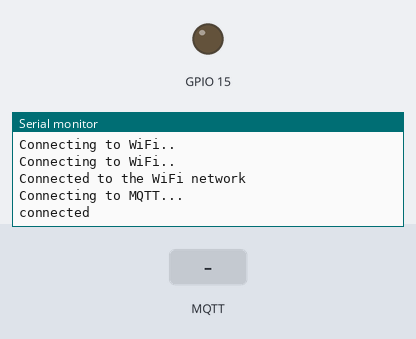
Simulated run of this sketch. Board: ESP8266 (NodeMCU). Shown: output pins drawn as LEDs (lit = HIGH), the last lines printed to the serial monitor. The test bench sets the inputs (shaded band). WiFi joins after 1.5 s; servers stay silent unless stated; no MQTT or app messages arrive unless stated.

Above: at 2.7 s.
2.8 s: MQTT message "N" arrives on the first subscribed topic
At 3.5 s:
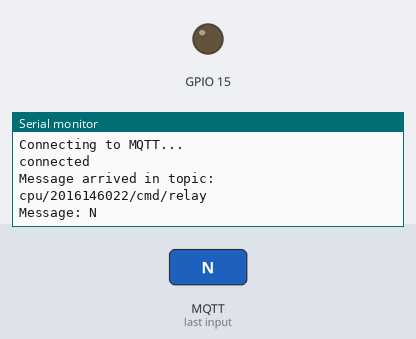
4.3 s: MQTT message "F" arrives on the first subscribed topic
At 5.5 s:
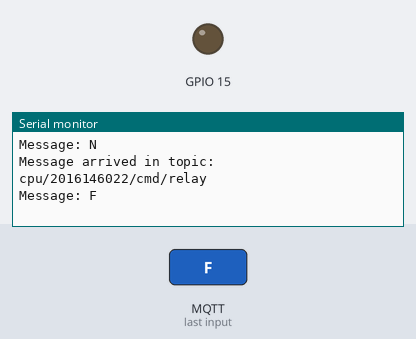
5.8 s: MQTT message "1" arrives on the first subscribed topic
At 6.9 s:
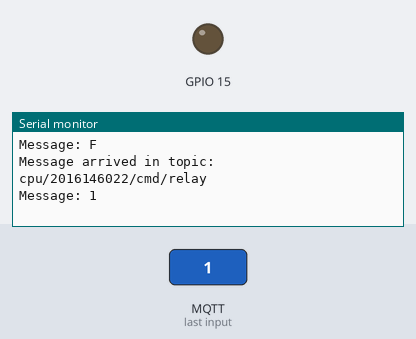

The sketch:

20201123_LAB3_BoardB.ino
```cpp
#include <ESP8266WiFi.h>
#include <PubSubClient.h>


const char* ssid = "chanan_park";
const char* password = "00000000";
const char* mqttServer = "54.87.52.22";
const int mqttPort = 1883;

int interval = 2500;
unsigned long lastPublished = -interval;

WiFiClient espClient;
PubSubClient client(espClient);

void setup() {
  // put your setup code here, to run once:
  Serial.begin(115200);
  WiFi.begin(ssid, password);
  while(WiFi.status() != WL_CONNECTED){
    delay(500);
    Serial.println("Connecting to WiFi..");
  }
  Serial.println("Connected to the WiFi network");
  client.setServer(mqttServer, mqttPort);
  client.setCallback(callback);

  while(!client.connected()){
    Serial.println("Connecting to MQTT...");
    if (client.connect("ESP8266_B")){
      Serial.println("connected");
    }
    else{
      Serial.print("failed with state "); Serial.println(client.state());
      delay(2000);
    }
  }

  pinMode(15, OUTPUT);
  client.subscribe("cpu/2016146022/cmd/relay");
}

void loop() {
  // put your main code here, to run repeatedly:
  client.loop();


}

void callback(char* topic, byte* payload, unsigned int len){
  char state[4];
  Serial.print("Message arrived in topic: ");
  Serial.println(topic);
  Serial.print("Message: ");
  for (int i=0;i<len;i++){
    Serial.print((char)payload[i]);
    state[i] = (char)payload[i];
  }
  Serial.println("");
  if (state[1] == 'N'){
    digitalWrite(15, HIGH);
    Serial.println("Relay ON");
  }
  else if (state[1] == 'F'){
    digitalWrite(15, LOW);
    Serial.println("Relay OFF");
  }
}
```

Measured:
- after the input at 2.8 s, the serial monitor: prints a new line at once (image 1)
- after the input at 4.3 s, the serial monitor: prints a new line at once (image 2)
- after the input at 5.8 s, the serial monitor: prints a new line at once (image 3)
